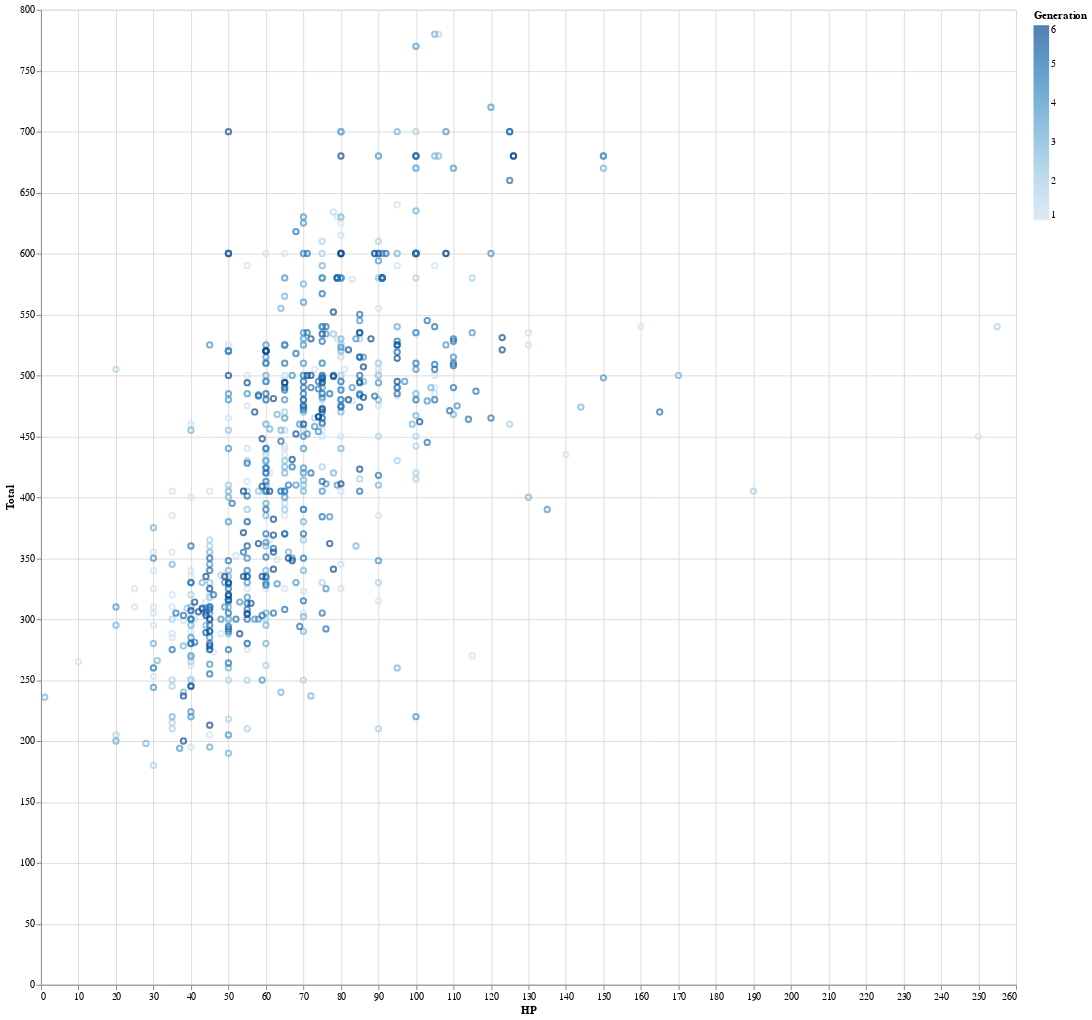

The code cell stored with this chart in its notebook:
### Code cell
alt.Chart(df, width=1000, height=1000).mark_point().encode(x='HP', 
                                                           y='Total', 
                                                           color='Generation')

### Figure 1 — Vega-Lite specification as saved in the notebook (floating-point values rounded to 4 significant figures; data arrays with more than 128 entries replaced by an {"elided": "..."} marker saying what was removed)
{"$schema": "https://vega.github.io/schema/vega-lite/v2.6.0.json", "config": {"view": {"height": 300, "width": 400}}, "data": {"name": "data-6f2ec1feef265ae0b4defa67ad1aeaeb"}, "datasets": {"data-6f2ec1feef265ae0b4defa67ad1aeaeb": {"elided": "800 records"}}, "encoding": {"color": {"field": "Generation", "type": "quantitative"}, "x": {"field": "HP", "type": "quantitative"}, "y": {"field": "Total", "type": "quantitative"}}, "height": 1000, "mark": "point", "width": 1000}
